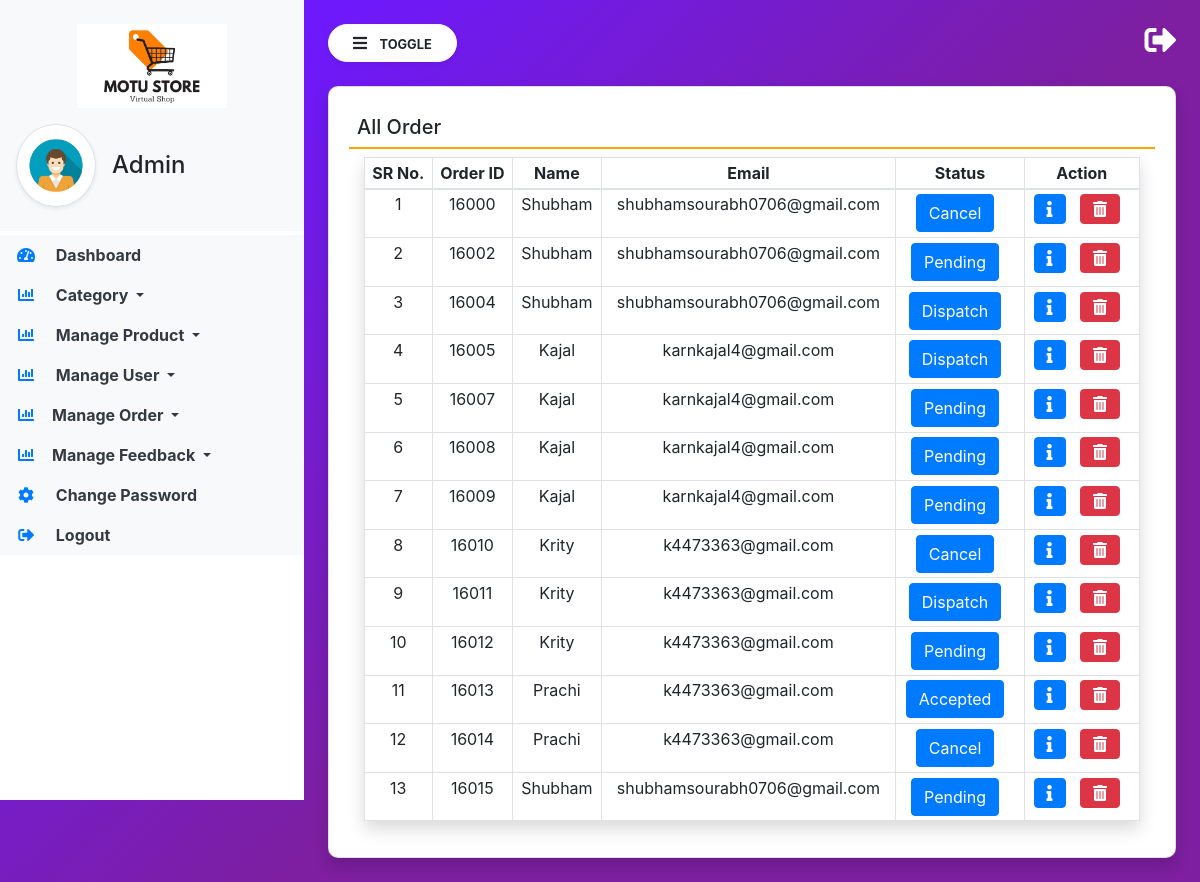
/manage_order, run on the app's committed database.
### app/models.py (models this page shows, shortened)
class Booking(models.Model):
    user = models.ForeignKey(User, on_delete=models.CASCADE)
    customer = models.ForeignKey(Profile, on_delete=models.CASCADE)
    product = models.ForeignKey(Product, on_delete=models.CASCADE)
    quantity = models.PositiveIntegerField(default=1)
    status = models.IntegerField(choices=order_status, default=1)
    created = models.DateTimeField(auto_now_add=True)
    updated = models.DateTimeField(auto_now=True)
    orderNo = models.PositiveIntegerField(default=16000, unique=True)  # Starting from 16000
    delivery_date = models.DateTimeField(null=True, blank=True)  # Nullable delivery date
    @property
    def totalCost(self):
        return self.quantity * self.product.dicounted_price

class Profile(models.Model):
    user = models.ForeignKey(User,on_delete=models.CASCADE)
    name = models.CharField(max_length=100)
    contact = models.IntegerField(default=0)
    locality = models.CharField(max_length=100)
    cities = models.CharField(max_length=100)
    state = models.CharField(choices=indian_states_tuple,max_length=50)
    zipcode = models.IntegerField()

### app/views.py (the view)
# urls.py: path('manage_order',views.manage_order,name='manage_order'),
def manage_order(request):
    action = request.GET.get('action',0)
    order = Booking.objects.filter(status=int(action))
    orderStatus = order_status[int(action)-1][1]
    if int(action) == 0:
        order = Booking.objects.filter()
        orderStatus = 'All'
    param = {"order":order,'orderStatus':orderStatus }
    return render(request,'manage_order.html',param)

### app/TEMPLATES/manage_order.html (shortened to what this page needs)
{% extends 'admin_dashboard.html' %}
{% block body %}
<div class="card shadow">
    <div class="card-body">
        <h5 class="p-2" style="border-bottom: 2px solid orange;">{{orderStatus}} Order</h5>
        <div class="container">
            <table class="table table-bordered table-sm shadow">
                <thead>
                    <tr>
                        <th scope="col" class="text-center">SR No.</th>
                        <th scope="col" class="text-center">Order ID</th>
                        <th scope="col" class="text-center">Name</th>
                        <th scope="col" class="text-center">Email</th>
                        <th scope="col" class="text-center">Status</th>
                        <th scope="col" class="text-center">Action</th>
                    </tr>
                </thead>
                <tbody>
                    {% for i in order %}
                    <tr>
                        <td scope="col" class="text-center">{{forloop.counter}}</td>
                        <td scope="col" class="text-center">{{i.orderNo}}</td>
                        <td scope="col" class="text-center">{{i.customer.name }} </td>
                        <td scope="col" class="text-center">{{i.user.username}}</td>
                        <td scope="col" class="text-center"><a href="/admin-order-track/{{i.id}}/" class="btn btn-primary" title="Track Status">{{i.get_status_display}}</a></td>
                        <td scope="col" class="text-center">
                            <button type="button" class="btn btn-primary" data-toggle="modal"
                                data-target="#exampleModal-{{forloop.counter}}">
                                <i class="fas fa-info"></i>
                            </button>
                            <a href="/delete_order/{{i.id}}/?action={{request.GET.action}}" class="btn btn-danger"
                                onclick="return confirm('Are You Sure?')">
                                <i class="fas fa-trash-alt"></i>
                            </a>
                        </td>
                    </tr>
                    {% endfor %}
                </tbody>
            </table>
        </div>
    </div>
</div>
{% endblock %}

### app/static/css/app.css (style rules this page uses)
body { background-image: linear-gradient( 135.9deg, rgba(109, 25, 252, 1) 16.4%, rgba(125, 31, 160, 1) 56.1% ); min-height: 100vh; }

### app/TEMPLATES/manage_order.html (style rules this page uses)
.card { border-radius: 10px; }
.table-bordered th, .table-bordered td { border: 1px solid #dee2e6; }
.btn-danger, .btn-primary { margin-right: 10px; }

### data on the page
Booking: orderNo "16000", customer.name "Shubham", user.username "shubhamsourabh0706@gmail.com", status "Cancel"
Booking: orderNo "16002", customer.name "Shubham", user.username "shubhamsourabh0706@gmail.com", status "Pending"
Booking: orderNo "16004", customer.name "Shubham", user.username "shubhamsourabh0706@gmail.com", status "Dispatch"
Booking: orderNo "16005", customer.name "Kajal", user.username "karnkajal4@gmail.com", status "Dispatch"
Booking: orderNo "16007", customer.name "Kajal", user.username "karnkajal4@gmail.com", status "Pending"
Booking: orderNo "16008", customer.name "Kajal", user.username "karnkajal4@gmail.com", status "Pending"
Booking: orderNo "16009", customer.name "Kajal", user.username "karnkajal4@gmail.com", status "Pending"
Booking: orderNo "16010", customer.name "Krity", user.username "k4473363@gmail.com", status "Cancel"
Booking: orderNo "16011", customer.name "Krity", user.username "k4473363@gmail.com", status "Dispatch"
Booking: orderNo "16012", customer.name "Krity", user.username "k4473363@gmail.com", status "Pending"
Booking: orderNo "16013", customer.name "Prachi", user.username "k4473363@gmail.com", status "Accepted"
Booking: orderNo "16014", customer.name "Prachi", user.username "k4473363@gmail.com", status "Cancel"
Booking: orderNo "16015", customer.name "Shubham", user.username "shubhamsourabh0706@gmail.com", status "Pending"

### other printed values
{{ orderStatus }} "All"
